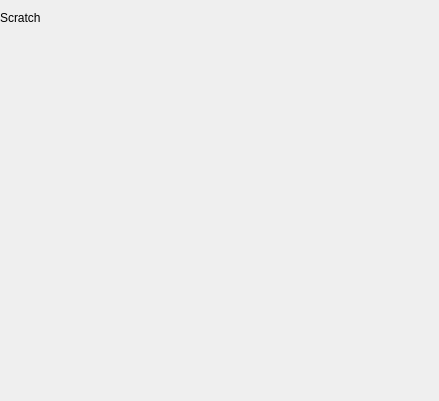
<?xml version="1.0" encoding="UTF-8"?>
<ui version="4.0">
 <class>Form</class>
 <widget class="QWidget" name="Form">
  <property name="geometry">
   <rect>
    <x>0</x>
    <y>0</y>
    <width>439</width>
    <height>401</height>
   </rect>
  </property>
  <property name="windowTitle">
   <string>Form</string>
  </property>
  <layout class="QVBoxLayout" name="verticalLayout">
   <property name="leftMargin">
    <number>0</number>
   </property>
   <property name="rightMargin">
    <number>4</number>
   </property>
   <property name="bottomMargin">
    <number>4</number>
   </property>
   <item>
    <widget class="QLabel" name="label">
     <property name="text">
      <string>Scratch</string>
     </property>
    </widget>
   </item>
   <item>
    <widget class="Qutepart" name="editor" native="true">
     <property name="sizePolicy">
      <sizepolicy hsizetype="Expanding" vsizetype="Expanding">
       <horstretch>0</horstretch>
       <verstretch>0</verstretch>
      </sizepolicy>
     </property>
    </widget>
   </item>
  </layout>
 </widget>
 <customwidgets>
  <customwidget>
   <class>Qutepart</class>
   <extends>QWidget</extends>
   <header location="global">qutepart</header>
   <container>1</container>
  </customwidget>
 </customwidgets>
 <resources/>
 <connections/>
</ui>
